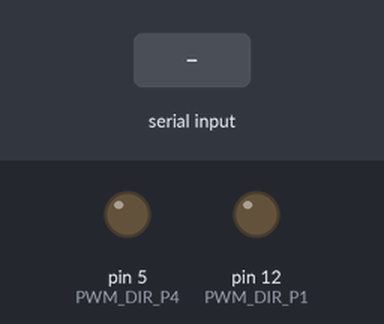
A sketch run on a simulated Arduino Mega 2560, built with avr-gcc and run on an emulated ATmega2560. Shown: output pins drawn as LEDs (lit = HIGH). The inputs (shaded band) are chosen by the test bench.

Above: at 1.2 s.
1.3 s: "1" received over Serial
At 1.9 s:
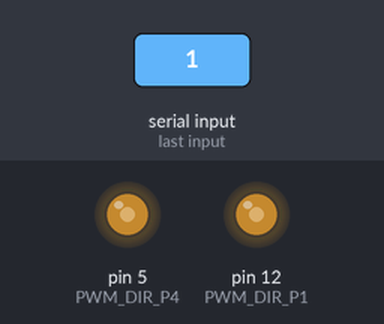
2.8 s: "2" received over Serial
At 4.0 s:
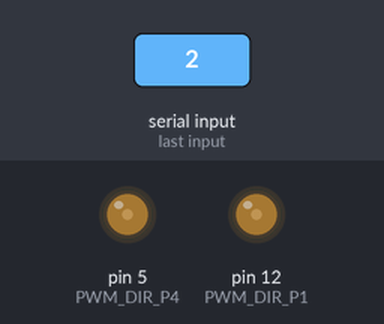
4.3 s: "3" received over Serial
At 5.3 s:
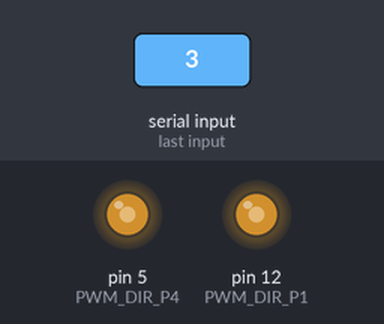
Timing chart, 0 to 7.3 s (numbered marks = the images above; inputs shaded):
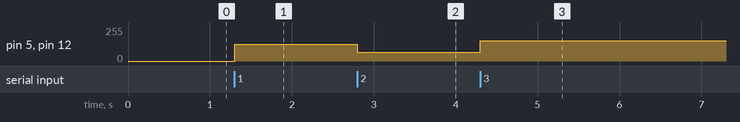

The sketch:

VariableSpeedControl.ino
```cpp
int PWM_DIR_P1 = 12;
int in_1_P1 = 34;
int in_2_P1 = 35;

int PWM_DIR_P4 = 5;
int in_1_P4 = A4;
int in_2_P4 = A5;


void setup() {

  pinMode(PWM_DIR_P1,OUTPUT);
  pinMode(PWM_DIR_P4,OUTPUT);
  Serial.begin(9600);
}
void loop() {
    if(Serial.available())
    {
     char in;
     in=Serial.read();
     if(in=='1')
      {
      digitalWrite(in_1_P1,LOW);
      digitalWrite(in_2_P1,HIGH);
      analogWrite(PWM_DIR_P1, 127);

      digitalWrite(in_1_P4,HIGH);
      digitalWrite(in_2_P4,LOW);
      analogWrite(PWM_DIR_P4, 127);
    }

    if(in=='2')
    {
      digitalWrite(in_1_P1,LOW);
      digitalWrite(in_2_P1,HIGH);
      analogWrite(PWM_DIR_P1, 64);

      digitalWrite(in_1_P4,HIGH);
      digitalWrite(in_2_P4,LOW);
      analogWrite(PWM_DIR_P4, 64);

      }

      if(in =='3'){
        digitalWrite(in_1_P1,LOW);
      digitalWrite(in_2_P1,HIGH);
      analogWrite(PWM_DIR_P1, 153);

      digitalWrite(in_1_P4,HIGH);
      digitalWrite(in_2_P4,LOW);
      analogWrite(PWM_DIR_P4, 153);


        }
   if(in=='4')
  {

      digitalWrite(in_1_P1,LOW);
      digitalWrite(in_2_P1,HIGH);
      analogWrite(PWM_DIR_P1, 30);

      digitalWrite(in_1_P4,HIGH);
      digitalWrite(in_2_P4,LOW);
      analogWrite(PWM_DIR_P4, 30);


  }
}
}
 
```

Measured:
- after the input at 1.3 s, pin 5 (PWM_DIR_P4), pin 12 (PWM_DIR_P1): 0/255 → 127/255 at once
- after the input at 2.8 s, pin 5 (PWM_DIR_P4), pin 12 (PWM_DIR_P1): 127/255 → 64/255 at once
- after the input at 4.3 s, pin 5 (PWM_DIR_P4), pin 12 (PWM_DIR_P1): 64/255 → 153/255 at once
